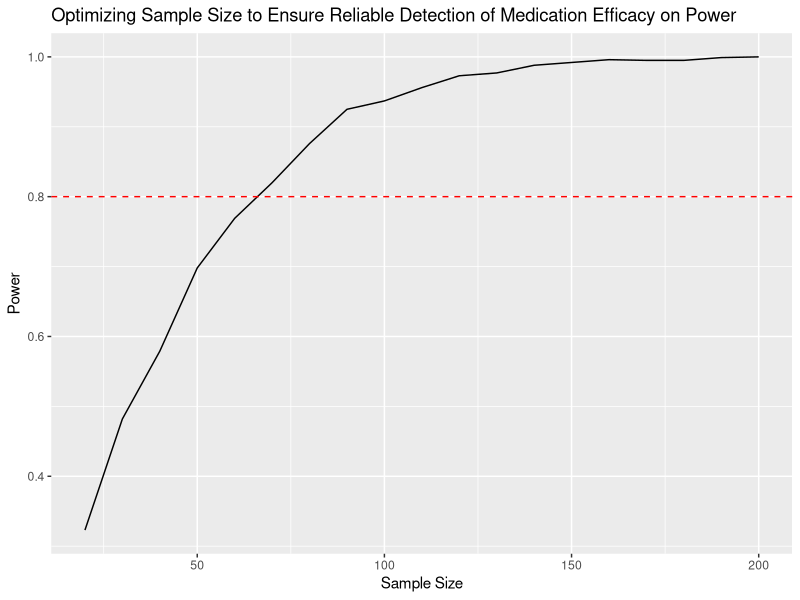

Recreate this plot in R.
## ---- chunk 1
simulate_ttest <- function(n, mean_diff, sd1, sd2, alpha = 0.05) {
  group1 <- rnorm(n, 0, sd1)  # Placebo group
  group2 <- rnorm(n, mean_diff, sd2)  # Treatment group
  test_result <- t.test(group1, group2)
  return(test_result$p.value < alpha)
}

set.seed(123) 
sample_sizes <- seq(20, 200, by = 10)
power_values <- numeric(length(sample_sizes))  # Initialize a vector to store power values

for (i in 1:length(sample_sizes)) {
  n <- sample_sizes[i]
  # Run 1000 simulations for each sample size
  results <- replicate(1000, simulate_ttest(n, mean_diff = 5, sd1 = 10, sd2 = 10))
  power_values[i] <- mean(results)
}

library(ggplot2)

data <- data.frame(sample_sizes, power_values)
ggplot(data, aes(x = sample_sizes, y = power_values)) +
  geom_line() +
  geom_hline(yintercept = 0.80, linetype = "dashed", color = "red") +
  labs(title = "Optimizing Sample Size to Ensure Reliable Detection of Medication Efficacy on Power",
       x = "Sample Size",
       y = "Power")

